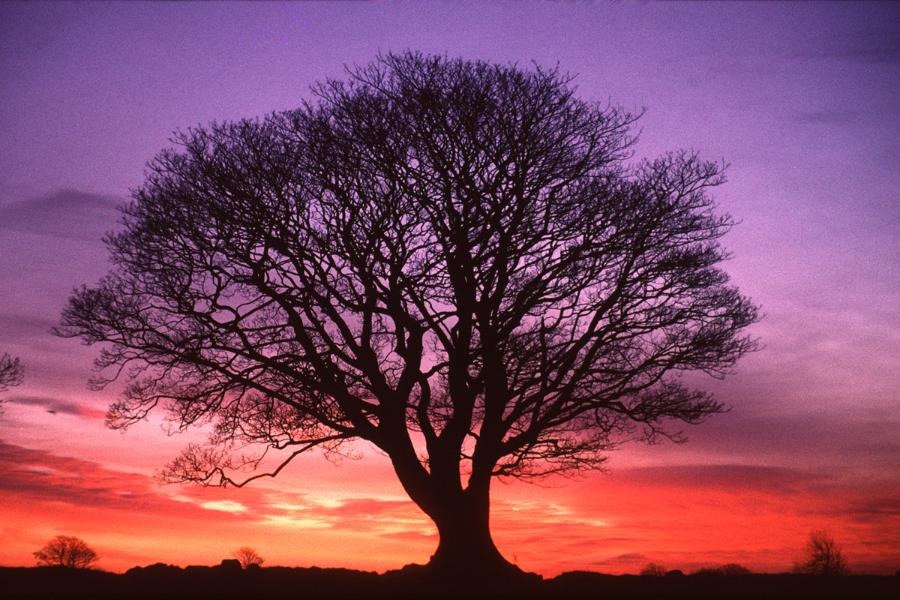
#> input picture task9/sunrise with large tree.jpg, 900 x 600 px
$ python image_type.py   (older library calls are emulated)
#> lines starting #> are read from the running program, lines starting #| are printed output that depends on the picture
#> further down, image is the input picture: shape (600, 900, 3); mean R, G, B 130.5, 73.4, 100.5
import imageio
from scipy import misc
import numpy as np
import matplotlib.pyplot as plt

def transpose_image(image):
    tmp_channel = image[:, :, 0]
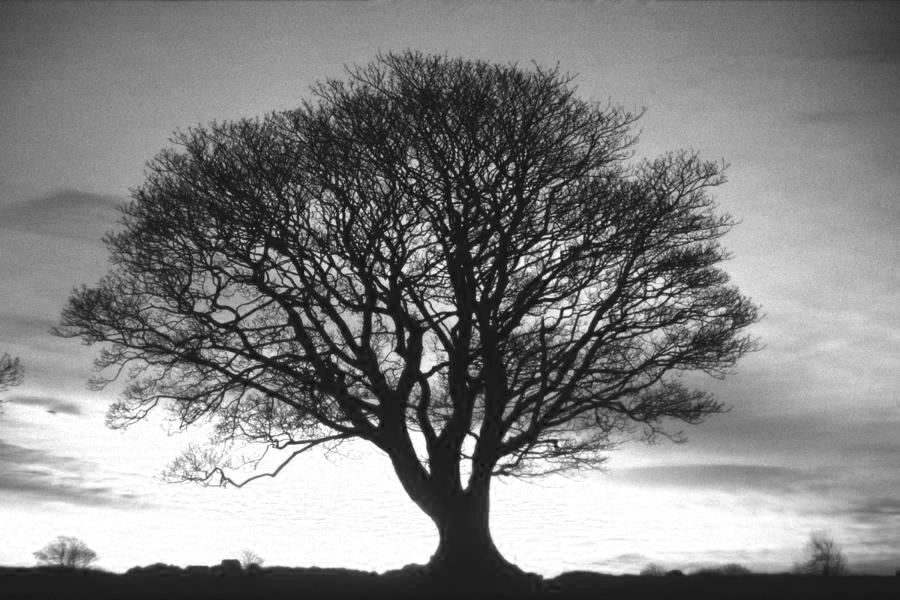
#> tmp_channel: shape (600, 900); min 3, max 255, mean 130.5
    image[:, :, 0] = image[:, :, 2]
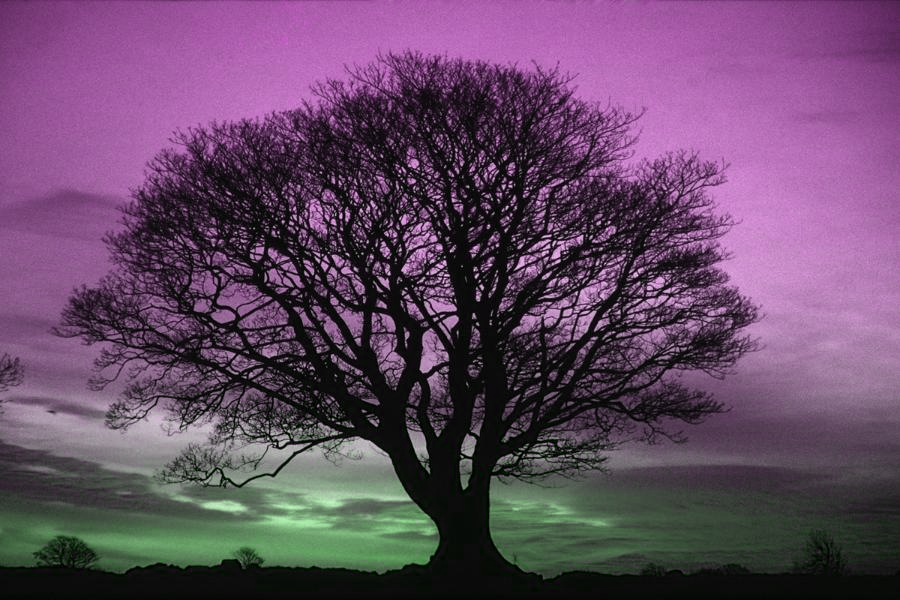
#> image: shape (600, 900, 3); mean of channels 0, 1, 2 100.5, 73.4, 100.5; drawn as R, G, B
    image[:, :, 2] = tmp_channel
    return image

image_name='sunrise with large tree.jpg'


image=misc.imread(image_name)
plt.imshow(image)
plt.show()

plt.imshow(transpose_image(image.copy()))
plt.show()
